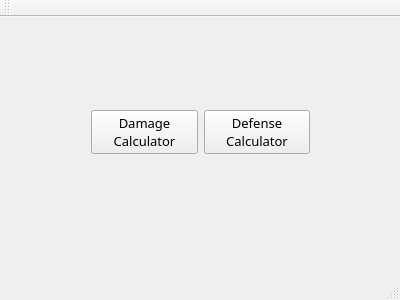
<?xml version="1.0" encoding="UTF-8"?>
<ui version="4.0">
 <class>MainWindow</class>
 <widget class="QMainWindow" name="MainWindow">
  <property name="geometry">
   <rect>
    <x>0</x>
    <y>0</y>
    <width>400</width>
    <height>300</height>
   </rect>
  </property>
  <property name="windowTitle">
   <string>MH4U-Tool</string>
  </property>
  <widget class="QWidget" name="centralWidget">
   <widget class="QWidget" name="layoutWidget">
    <property name="geometry">
     <rect>
      <x>80</x>
      <y>80</y>
      <width>241</width>
      <height>71</height>
     </rect>
    </property>
    <property name="font">
     <font>
      <family>Sans</family>
      <pointsize>10</pointsize>
     </font>
    </property>
    <layout class="QHBoxLayout" name="horizontalLayout">
     <item>
      <widget class="QPushButton" name="damage_calculator_button">
       <property name="font">
        <font>
         <family>Sans</family>
         <pointsize>10</pointsize>
        </font>
       </property>
       <property name="text">
        <string>Damage 
Calculator</string>
       </property>
      </widget>
     </item>
     <item>
      <widget class="QPushButton" name="damage_calculator_button_2">
       <property name="font">
        <font>
         <family>Sans</family>
         <pointsize>10</pointsize>
        </font>
       </property>
       <property name="text">
        <string>Defense 
Calculator</string>
       </property>
      </widget>
     </item>
    </layout>
   </widget>
  </widget>
  <widget class="QMenuBar" name="menuBar">
   <property name="geometry">
    <rect>
     <x>0</x>
     <y>0</y>
     <width>400</width>
     <height>26</height>
    </rect>
   </property>
  </widget>
  <widget class="QToolBar" name="mainToolBar">
   <attribute name="toolBarArea">
    <enum>TopToolBarArea</enum>
   </attribute>
   <attribute name="toolBarBreak">
    <bool>false</bool>
   </attribute>
  </widget>
  <widget class="QStatusBar" name="statusBar"/>
  <action name="action_open_damage_calculator">
   <property name="text">
    <string>open_damage_calculator</string>
   </property>
  </action>
 </widget>
 <layoutdefault spacing="6" margin="11"/>
 <resources/>
 <connections/>
</ui>
